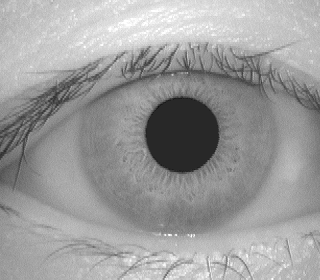
%> input picture image_analysis_coursework/IrisRecognition/data/CASIA Iris Image Database (version 1.0)/001/1/001_1_1.bmp, 320 x 280 px
$ octave --eval "result = IrisLocalization(imread('data/CASIA Iris Image Database (version 1.0)/001/1/001_1_1.bmp'));"   (GNU Octave 9; MATLAB toolbox functions it lacks are replaced by stand-ins)
%> lines starting %> are read from the running program, lines starting %| are printed output that depends on the picture; in (x1, y1, x2, y2) boxes, pixels count from 0 and x2, y2 are one past the last pixel; in counts of white or black regions, pixels touching at a corner belong together; the program's own positions count from 1
function [pupil_center,pupil_radius,iris_radius]=IrisLocalization(I)
blur=imgaussfilt(I,5);
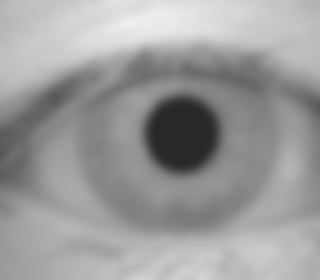
%> blur: size 280x320 uint8; min 40, max 238, mean 155.9
bw=imbinarize(blur,0.3);
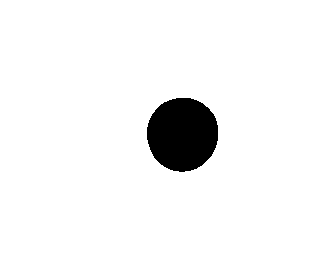
%> bw: size 280x320 logical; 95.4% white; 1 black region, box (x1, y1, x2, y2) and area: (147, 98, 218, 172) 4156


sumx=sum(bw,1);
%> sumx = 320 values, max 280 at index 1, min 206 at index 180, mean 267
sumy=sum(bw,2);
%> sumy = 280 values, max 320 at index 1, min 249 at index 128, mean 305.2

[v1,ind_x]=min(sumx);
%> v1 = 206; ind_x = 180
[v2,ind_y]=min(sumy);
%> v2 = 249; ind_y = 128

estimate_center=[ind_x,ind_y];
%> estimate_center = [180 128]
estimate_radius=(320-v1+280-v2)/4;
%> estimate_radius = 36.25

bw2=edge(blur,'canny');
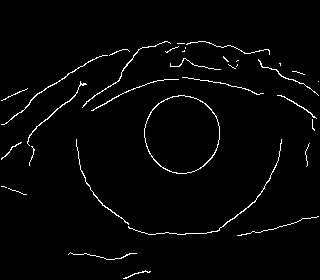
%> bw2: size 280x320 logical; 2.2% white in thin lines or dots, all inside (x1, y1, x2, y2) = (1, 41, 319, 279)
bw2=bwareaopen(bw2,40);
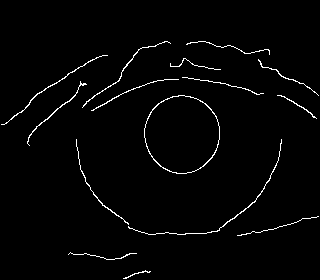
%> bw2: size 280x320 logical; 2% white in thin lines or dots, all inside (x1, y1, x2, y2) = (1, 41, 319, 279)
%find pupil

%> (the run ends here)

$ run again, on image_analysis_coursework/IrisRecognition/data/CASIA Iris Image Database (version 1.0)/001/1/001_1_3.bmp
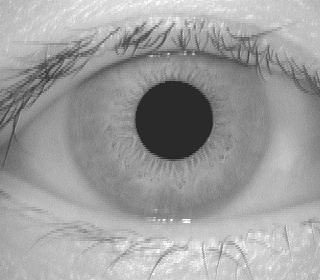
%> input picture image_analysis_coursework/IrisRecognition/data/CASIA Iris Image Database (version 1.0)/001/1/001_1_3.bmp, 320 x 280 px
%> in IrisLocalization, `bw=imbinarize(blur,0.3);`:
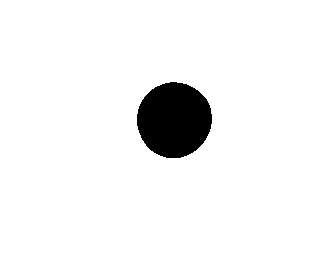
%> bw: size 280x320 logical; 95% white; 1 black region, box (x1, y1, x2, y2) and area: (137, 82, 212, 158) 4448
%> sumx = 320 values, max 280 at index 1, min 204 at index 171, mean 266.1
%> sumy = 280 values, max 320 at index 1, min 245 at index 115, mean 304.1
%> v1 = 204; ind_x = 171
%> v2 = 245; ind_y = 115
%> estimate_center = [171 115]
%> estimate_radius = 37.75
%> in IrisLocalization, `bw2=edge(blur,'canny');`:
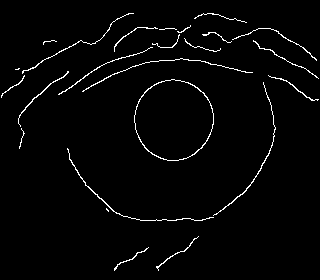
%> bw2: size 280x320 logical; 2.3% white in thin lines or dots
